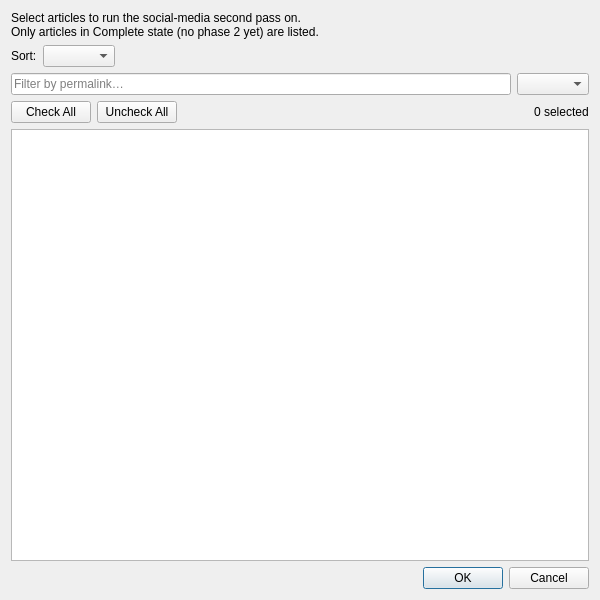
<?xml version="1.0" encoding="UTF-8"?>
<ui version="4.0">
 <class>DialogGeneratePhase2</class>
 <widget class="QDialog" name="DialogGeneratePhase2">
  <property name="geometry">
   <rect>
    <x>0</x>
    <y>0</y>
    <width>600</width>
    <height>600</height>
   </rect>
  </property>
  <property name="windowTitle">
   <string>Generate Phase 2</string>
  </property>
  <layout class="QVBoxLayout" name="verticalLayout">
   <item>
    <widget class="QLabel" name="labelInfo">
     <property name="text">
      <string>Select articles to run the social-media second pass on.
Only articles in Complete state (no phase 2 yet) are listed.</string>
     </property>
     <property name="wordWrap">
      <bool>true</bool>
     </property>
    </widget>
   </item>
   <item>
    <layout class="QHBoxLayout" name="horizontalLayoutSort">
     <item>
      <widget class="QLabel" name="labelSort">
       <property name="text">
        <string>Sort:</string>
       </property>
      </widget>
     </item>
     <item>
      <widget class="QComboBox" name="comboBoxSort"/>
     </item>
     <item>
      <spacer name="horizontalSpacerSort">
       <property name="orientation">
        <enum>Qt::Orientation::Horizontal</enum>
       </property>
       <property name="sizeHint" stdset="0">
        <size>
         <width>40</width>
         <height>20</height>
        </size>
       </property>
      </spacer>
     </item>
    </layout>
   </item>
   <item>
    <layout class="QHBoxLayout" name="horizontalLayoutFilter">
     <item>
      <widget class="QLineEdit" name="lineEditFilter">
       <property name="placeholderText">
        <string>Filter by permalink…</string>
       </property>
      </widget>
     </item>
     <item>
      <widget class="QComboBox" name="comboBoxType"/>
     </item>
    </layout>
   </item>
   <item>
    <layout class="QHBoxLayout" name="horizontalLayoutActions">
     <item>
      <widget class="QPushButton" name="buttonCheckAll">
       <property name="text">
        <string>Check All</string>
       </property>
      </widget>
     </item>
     <item>
      <widget class="QPushButton" name="buttonUncheckAll">
       <property name="text">
        <string>Uncheck All</string>
       </property>
      </widget>
     </item>
     <item>
      <spacer name="horizontalSpacer">
       <property name="orientation">
        <enum>Qt::Orientation::Horizontal</enum>
       </property>
       <property name="sizeHint" stdset="0">
        <size>
         <width>40</width>
         <height>20</height>
        </size>
       </property>
      </spacer>
     </item>
     <item>
      <widget class="QLabel" name="labelCount">
       <property name="text">
        <string>0 selected</string>
       </property>
      </widget>
     </item>
    </layout>
   </item>
   <item>
    <widget class="QListWidget" name="listWidget"/>
   </item>
   <item>
    <widget class="QDialogButtonBox" name="buttonBox">
     <property name="orientation">
      <enum>Qt::Orientation::Horizontal</enum>
     </property>
     <property name="standardButtons">
      <set>QDialogButtonBox::StandardButton::Cancel|QDialogButtonBox::StandardButton::Ok</set>
     </property>
    </widget>
   </item>
  </layout>
 </widget>
 <resources/>
 <connections>
  <connection>
   <sender>buttonBox</sender>
   <signal>accepted()</signal>
   <receiver>DialogGeneratePhase2</receiver>
   <slot>accept()</slot>
   <hints>
    <hint type="sourcelabel"><x>300</x><y>579</y></hint>
    <hint type="destinationlabel"><x>157</x><y>300</y></hint>
   </hints>
  </connection>
  <connection>
   <sender>buttonBox</sender>
   <signal>rejected()</signal>
   <receiver>DialogGeneratePhase2</receiver>
   <slot>reject()</slot>
   <hints>
    <hint type="sourcelabel"><x>300</x><y>579</y></hint>
    <hint type="destinationlabel"><x>286</x><y>300</y></hint>
   </hints>
  </connection>
 </connections>
</ui>
